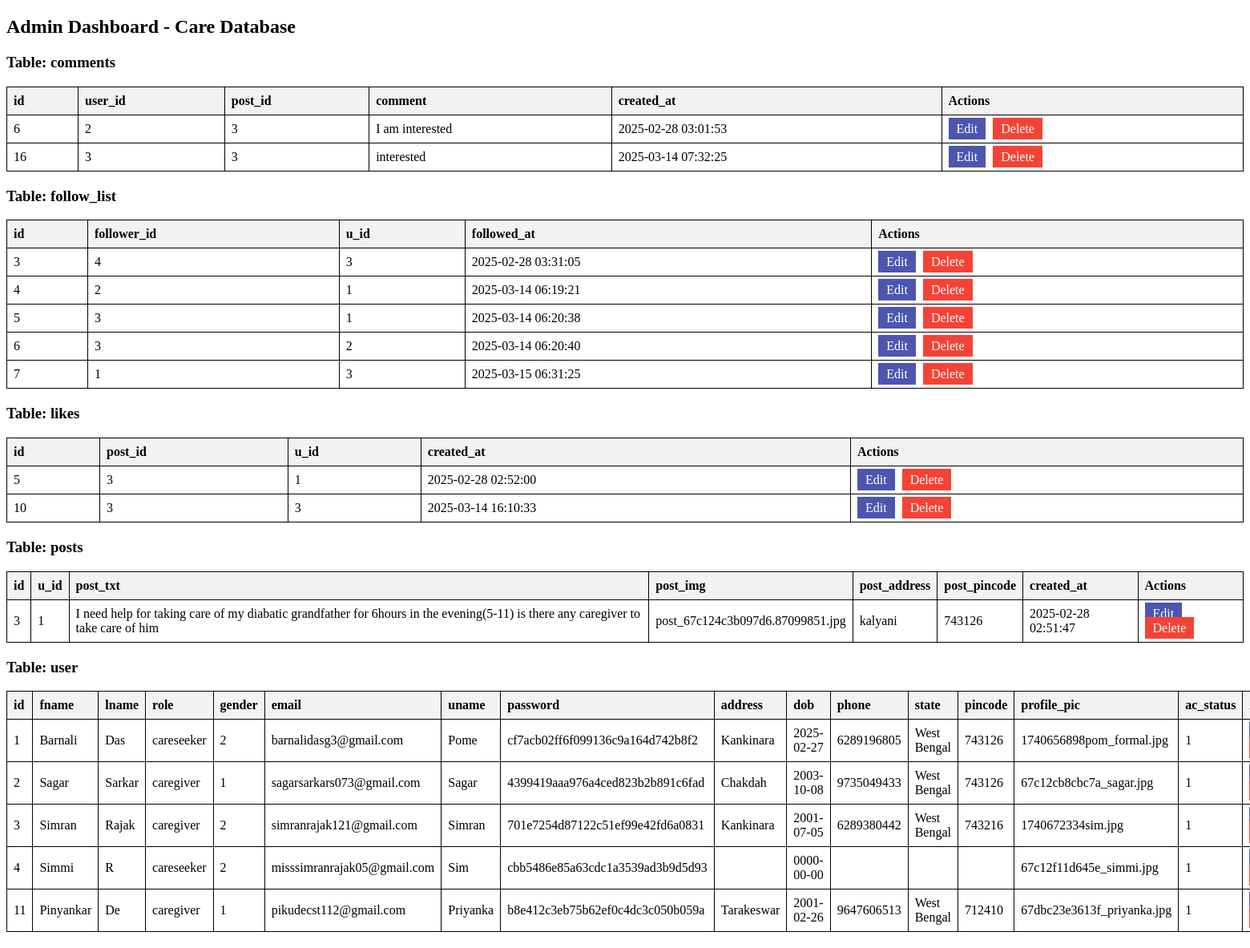
The app's page /admin.php with its own data.
### tables this page shows
CREATE TABLE `comments` (
  `id` int(11) NOT NULL,
  `user_id` int(11) NOT NULL,
  `post_id` int(11) NOT NULL,
  `comment` text NOT NULL,
  `created_at` timestamp NOT NULL DEFAULT current_timestamp()
);

CREATE TABLE `follow_list` (
  `id` int(11) NOT NULL,
  `follower_id` int(11) NOT NULL,
  `u_id` int(11) NOT NULL,
  `followed_at` timestamp NOT NULL DEFAULT current_timestamp()
);

CREATE TABLE `likes` (
  `id` int(11) NOT NULL,
  `post_id` int(11) NOT NULL,
  `u_id` int(11) NOT NULL,
  `created_at` timestamp NOT NULL DEFAULT current_timestamp()
);

CREATE TABLE `posts` (
  `id` int(11) NOT NULL,
  `u_id` int(11) NOT NULL,
  `post_txt` text NOT NULL,
  `post_img` varchar(255) NOT NULL,
  `post_address` varchar(255) DEFAULT NULL,
  `post_pincode` varchar(6) DEFAULT NULL,
  `created_at` timestamp NOT NULL DEFAULT current_timestamp()
);

CREATE TABLE `user` (
  `id` int(11) NOT NULL,
  `fname` varchar(50) NOT NULL,
  `lname` varchar(50) NOT NULL,
  `role` varchar(50) NOT NULL,
  `gender` tinyint(1) NOT NULL,
  `email` varchar(100) NOT NULL,
  `uname` varchar(50) NOT NULL,
  `password` varchar(255) NOT NULL,
  `address` text NOT NULL,
  `dob` date NOT NULL,
  `phone` varchar(15) NOT NULL,
  `state` varchar(50) NOT NULL,
  `pincode` varchar(10) NOT NULL,
  `profile_pic` varchar(255) DEFAULT NULL,
  `ac_status` int(2) NOT NULL
);

### admin.php (the view, shortened to what this page needs)
<?php
$conn = getDbConnection();
?>
<!DOCTYPE html>
<html lang="en">
<head>
</head>
<body>
<h2>Admin Dashboard - Care Database</h2>
<?php
$tables = ["comments", "follow_list", "likes", "posts", "user"];
foreach ($tables as $table) {
    echo "<h3>Table: $table</h3>";
    $sql = "SELECT * FROM `$table`";
    $result = $conn->query($sql);
    if ($result && $result->num_rows > 0) {
        echo "<table><tr>";
        while ($fieldInfo = $result->fetch_field()) {
            echo "<th>{$fieldInfo->name}</th>";
        }
        echo "<th>Actions</th>";
        echo "</tr>";
        while ($row = $result->fetch_assoc()) {
            echo "<tr>";
            foreach ($row as $key => $value) {
                echo "<td>$value</td>";
            }
            $id = isset($row['id']) ? $row['id'] : reset($row);
            echo "<td>
                <a href='assets/pages/update.php?id=$id&table=$table' class='action-btn edit-btn'>Edit</a>
                <a href='assets/pages/delete.php?id=$id&table=$table' class='action-btn delete-btn' onclick='return confirm(\"Are you sure?\")'>Delete</a>
            </td>";
            echo "</tr>";
        }
        echo "</table>";
    } else {
        echo "<p>No records found in <strong>$table</strong></p>";
    }
}
?>
</body>
</html>

### admin.php (style rules this page uses)
table { width: 100%; border-collapse: collapse; margin-bottom: 20px; }
th, td { border: 1px solid black; padding: 8px; text-align: left; }
th { background-color: #f2f2f2; }
.action-btn { padding: 5px 10px; text-decoration: none; margin-right: 5px; }
.edit-btn { background-color: rgb(76, 86, 175); color: white; }
.delete-btn { background-color: #f44336; color: white; }

### records on screen
comments: id "6", user "2", post "3", comment "I am interested", created_at "2025-02-28 03:01:53"
comments: id "16", user "3", post "3", comment "interested", created_at "2025-03-14 07:32:25"
follow_list: id "3", follower "4", u "3", followed_at "2025-02-28 03:31:05"
follow_list: id "4", follower "2", u "1", followed_at "2025-03-14 06:19:21"
follow_list: id "5", follower "3", u "1", followed_at "2025-03-14 06:20:38"
follow_list: id "6", follower "3", u "2", followed_at "2025-03-14 06:20:40"
follow_list: id "7", follower "1", u "3", followed_at "2025-03-15 06:31:25"
likes: id "5", post "3", u "1", created_at "2025-02-28 02:52:00"
likes: id "10", post "3", u "3", created_at "2025-03-14 16:10:33"
posts: id "3", u "1", post_txt "I need help for taking care of my diabatic grandfather for 6hours in the evening(5-11) is there any caregiver to take care of him", post_img "post_67c124c3b097d6.87099851.jpg", post_address "kalyani", post_pincode "743126", created_at "2025-02-28 02:51:47"
user: id "1", fname "Barnali", lname "Das", role "careseeker", gender "2", email "barnalidasg3@gmail.com", uname "Pome", password "cf7acb02ff6f099136c9a164d742b8f2", address "Kankinara", dob "2025-02-27", phone "6289196805", state "West Bengal", pincode "743126", profile_pic "1740656898pom_formal.jpg", ac_status "1"
user: id "2", fname "Sagar", lname "Sarkar", role "caregiver", gender "1", email "sagarsarkars073@gmail.com", uname "Sagar", password "4399419aaa976a4ced823b2b891c6fad", address "Chakdah", dob "2003-10-08", phone "9735049433", state "West Bengal", pincode "743126", profile_pic "67c12cb8cbc7a_sagar.jpg", ac_status "1"
user: id "3", fname "Simran", lname "Rajak", role "caregiver", gender "2", email "simranrajak121@gmail.com", uname "Simran", password "701e7254d87122c51ef99e42fd6a0831", address "Kankinara", dob "2001-07-05", phone "6289380442", state "West Bengal", pincode "743216", profile_pic "1740672334sim.jpg", ac_status "1"
user: id "4", fname "Simmi", lname "R", role "careseeker", gender "2", email "misssimranrajak05@gmail.com", uname "Sim", password "cbb5486e85a63cdc1a3539ad3b9d5d93", dob "0000-00-00", profile_pic "67c12f11d645e_simmi.jpg", ac_status "1"
user: id "11", fname "Pinyankar", lname "De", role "caregiver", gender "1", email "pikudecst112@gmail.com", uname "Priyanka", password "b8e412c3eb75b62ef0c4dc3c050b059a", address "Tarakeswar", dob "2001-02-26", phone "9647606513", state "West Bengal", pincode "712410", profile_pic "67dbc23e3613f_priyanka.jpg", ac_status "1"

### other values on screen
$table "comments"
$fieldInfo->name "id"
$fieldInfo->name "user_id"
$fieldInfo->name "post_id"
$fieldInfo->name "comment"
$fieldInfo->name "created_at"
$table "follow_list"
$fieldInfo->name "follower_id"
$fieldInfo->name "u_id"
$fieldInfo->name "followed_at"
$table "likes"
$table "posts"
$fieldInfo->name "post_txt"
$fieldInfo->name "post_img"
$fieldInfo->name "post_address"
